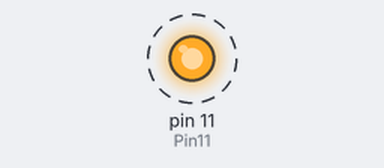
Simulated run of this program. Board: Raspberry Pi (header pin numbers). Parts: output pins drawn as LEDs (lit = HIGH). Dashed ring = blinking.

Above: at 0.5 s.
Timing chart, 0 to 4.6 s (numbered marks = the images above):
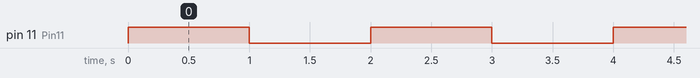

Measured:
- by itself, pin 11 (Pin11): alternates HIGH for 1.0 s and LOW for 1.0 s

The program:

gpio.py
```python
import RPi.GPIO as GPIO
import time

Pin11=11
def led_blink():
    GPIO.setmode(GPIO.BOARD)
    GPIO.setup(Pin11, GPIO.OUT)
    while(True):
        GPIO.output(Pin11, GPIO.HIGH)
        time.sleep(1)
        GPIO.output(Pin11, GPIO.LOW)
        time.sleep(1)

def test_pwm():
	pass
def test_spi():
	pass
def test_i2c():
	pass
def test_rx():
	pass

if __name__=='__main__':
        led_blink()
```
